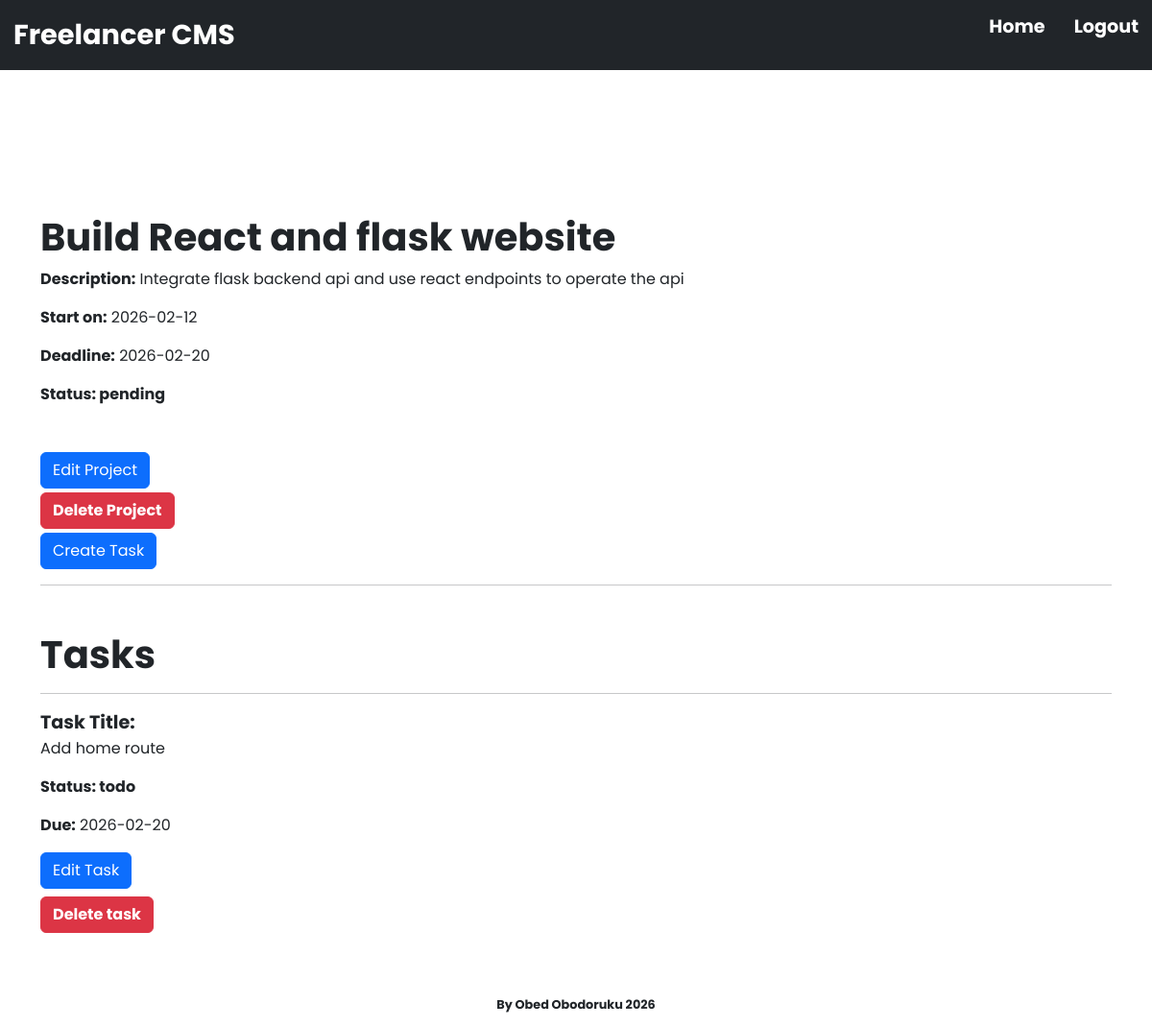
Before: /project/2 (signed in) with the older database file.
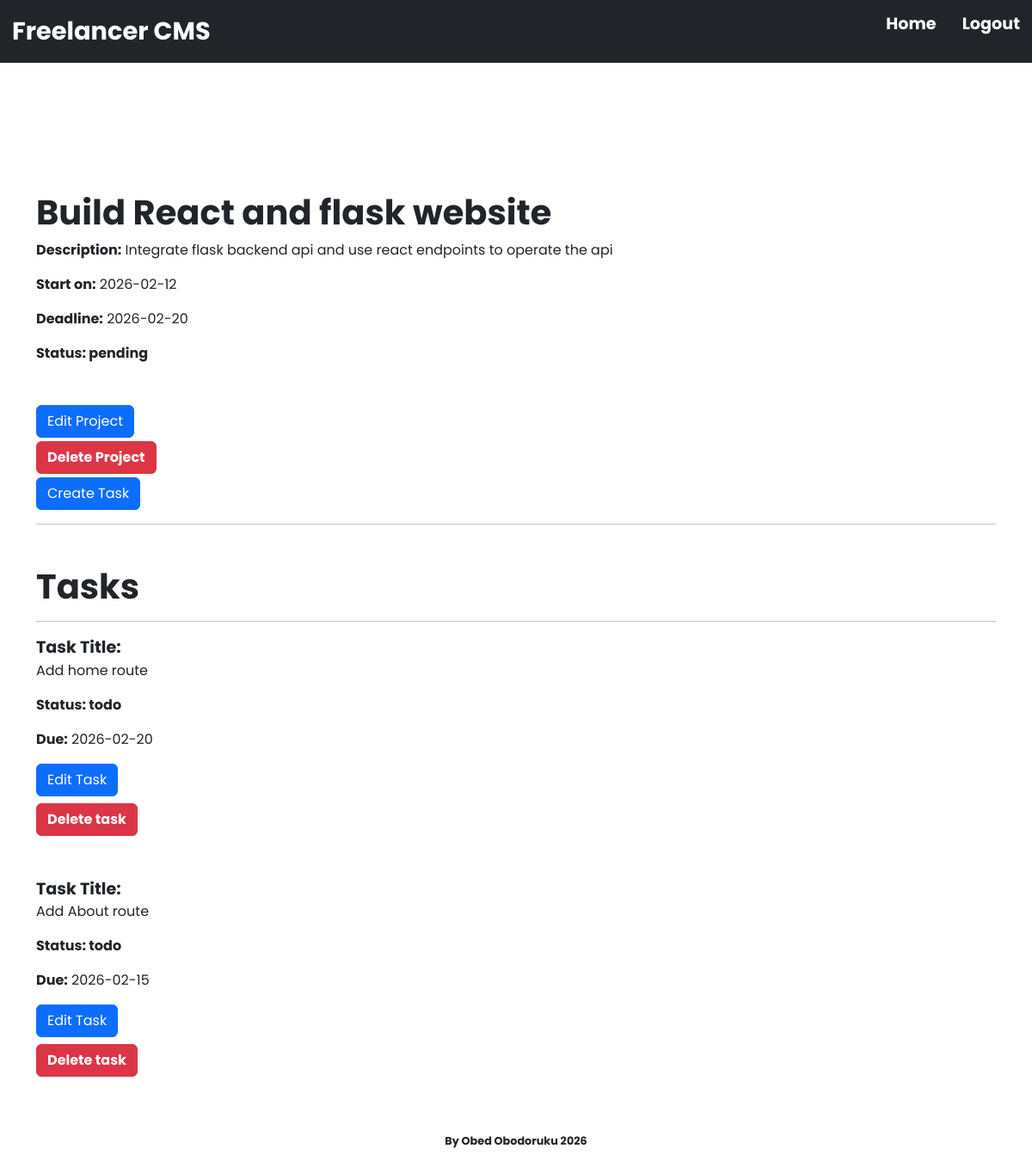
After: the same page with the newer database file.
### app/models.py (models this page shows, shortened)
class Project(db.Model):
    id = db.Column(db.Integer, primary_key=True)
    title = db.Column(db.String(150), nullable=False)
    description = db.Column(db.Text)
    start_date = db.Column(db.Date, nullable=False)
    deadline = db.Column(db.Date)
    status = db.Column(db.String(50), nullable=False, default="pending")
    client_id = db.Column(db.Integer, db.ForeignKey("clients.id"), nullable=False)
    tasks = db.relationship("Task", backref="project", cascade="all, delete-orphan", passive_deletes=True, lazy=True)
    invoice = db.relationship("Invoice", backref="project", uselist=False)

class Task(db.Model):
    id = db.Column(db.Integer, primary_key=True)
    title = db.Column(db.String(150), nullable=False)
    status = db.Column(db.String(50), nullable=False, default="todo")
    due_date = db.Column(db.Date, nullable=True)
    project_id = db.Column(db.Integer, db.ForeignKey("project.id", ondelete="CASCADE", name="fk_task_project_id"), nullable=False)

### app/routes.py (the view)
@app.route("/project/<int:project_id>", methods=["GET", "POST"])
@login_required
def project(project_id):
    project = Project.query.get_or_404(project_id)
    return render_template("project.html", project=project, title=f"Project {project.title}")

### app/models.py (called while the page is built)
@login_manager.user_loader
def load_user(user_id):
    return User.query.get(int(user_id))

### app/templates/project.html
{% extends "base.html" %}
{% block body %}
    <div>
        <div>
            <h1 style="font-weight: bolder;">{{ project.title }}</h1>
            <div class="mb-3">
                <span style="font-weight: bolder;">Description:</span>
                <span>{{ project.description }}</span>
            </div>
            <p>
                <span style="font-weight: bolder;">Start on:</span>
                <span>{{ project.start_date }}</span>
            </p>
            <p>
                <span style="font-weight: bolder;">Deadline:</span>
                <span>{{ project.deadline }}</span>
            </p>
            <span style="font-weight: bolder;">Status: {{ project.status }}</span>
        </div>
        <div class="mt-5 mb-1">
            <a href="{{ url_for('edit_project', project_id=project.id) }}">
                <button class="btn btn-primary">Edit Project</button>
            </a>
        </div>
        <div class="mb-1">
            <form method="POST" action="{{ url_for('delete_project', project_id=project.id) }}">
                <button style="font-weight: bolder;" class="btn btn-danger" type="submit">Delete Project</button>
            </form>
        </div>
        <div class="mb-1">
            <form method="POST" action="{{ url_for('create_task', project_id=project.id) }}">
                <button class="btn btn-primary" type="submit">Create Task</button>
            </form>
        </div>
        <hr>
        {% if project.tasks %}
            <div class="mt-5">
            <h1 style="font-weight: bolder;">Tasks</h1>
            <hr>
            {% for task in project.tasks %}
                <div class="mb-5">
                    <span style="font-weight: bolder; font-size: 1.2rem;">Task Title:</span>
                    <p>{{ task.title }}</p>
                    <p>
                        <span style="font-weight: bolder;">Status: </span>
                        <span style="font-weight: bolder;">{{ task.status }}</span>
                    </p>
                    <div>
                        <p>
                            <span style="font-weight: bolder;">Due:</span>
                            <span>{{ task.due_date }}</span>
                        </p>
                    </div>
                    <div class="mb-2">
                        <a href="{{ url_for('edit_task', task_id=task.id) }}">
                            <button class="btn btn-primary">Edit Task</button>
                        </a>
                    </div>
                    <div>
                        <form method="POST" action="{{ url_for('delete_task', task_id=task.id) }}">
                            <button style="font-weight: bolder;" class="btn btn-danger" type="submit">Delete task</button>
                        </form>
                    </div>
                </div>
            {% endfor %}
            </div>
        {% endif %}
    </div>
{% endblock %}

### app/templates/base.html (shortened to what this page needs)
<!DOCTYPE html>
<html lang="en">
<head>
    <link href="https://cdn.jsdelivr.net/npm/bootstrap@5.3.2/dist/css/bootstrap.min.css" rel="stylesheet">
    <link rel="stylesheet" href="{{ url_for('static', filename='main.css') }}">
</head>
<body>
    <nav class="navbar navbar-expand nav-bar w-100 bg-dark">
        <span class="navbar-span">Freelancer CMS</span>
        <div>
            <ul class="links">
                {% if current_user.is_authenticated %}
                    <li><a href="{{ url_for('index') }}">Home</a></li>
                    <li><a href="{{ url_for('logout') }}">Logout</a></li>
                {% else %}
                    <li><a href="{{ url_for('home') }}">Home</a></li>
                    <li><a href="{{ url_for('register') }}">Register</a></li>
                    <li><a href="{{ url_for('login') }}">Login</a></li>
                {% endif %}
            </ul>
        </div>
    </nav>
    <div class="container">
        {% block body %}
        {% endblock %}
        <div- class="footer">
            <footer>
                <span class="span">By Obed Obodoruku 2026</span>
            </footer>
        </div->
    </div>
</body>
</html>

### app/static/main.css (style rules this page uses)
* { box-sizing: border-box; margin: 0; padding: 0; }
body { font-family: "Poppins"; }
.navbar { display: flex; align-items: center; justify-content: space-between; gap: 30px; color: #fff; padding: 14px; margin-bottom: 150px; font-weight: bolder; }
.navbar-span { color: #fff; font-size: 1.8rem; }
.links { display: flex; flex-direction: row; align-items: center; gap: 30px; list-style: none; }
.links > li > a { text-decoration: none; color: #fff; font-size: 1.2rem; }
.span { font-size: 0.8rem; font-weight: bold; }
footer { padding: 12px; }
.footer { display: flex; align-items: center; justify-content: center; margin-top: 50px; }

Changed rows visible on the page:
added Task: title "Add About route", status "todo", due_date "2026-02-15"
